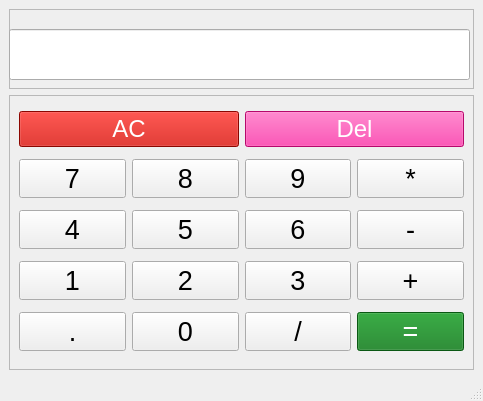
<?xml version="1.0" encoding="UTF-8"?>
<ui version="4.0">
 <class>MainWindow</class>
 <widget class="QMainWindow" name="MainWindow">
  <property name="geometry">
   <rect>
    <x>0</x>
    <y>0</y>
    <width>483</width>
    <height>401</height>
   </rect>
  </property>
  <property name="maximumSize">
   <size>
    <width>16777215</width>
    <height>16777215</height>
   </size>
  </property>
  <property name="windowTitle">
   <string>Calculator</string>
  </property>
  <widget class="QWidget" name="centralwidget">
   <layout class="QGridLayout" name="gridLayout_2">
    <item row="0" column="0">
     <widget class="QFrame" name="top_frame">
      <property name="maximumSize">
       <size>
        <width>16777215</width>
        <height>80</height>
       </size>
      </property>
      <property name="frameShape">
       <enum>QFrame::StyledPanel</enum>
      </property>
      <property name="frameShadow">
       <enum>QFrame::Raised</enum>
      </property>
      <widget class="QLineEdit" name="answer_box">
       <property name="geometry">
        <rect>
         <x>0</x>
         <y>20</y>
         <width>461</width>
         <height>51</height>
        </rect>
       </property>
       <property name="font">
        <font>
         <pointsize>18</pointsize>
        </font>
       </property>
       <property name="layoutDirection">
        <enum>Qt::RightToLeft</enum>
       </property>
       <property name="text">
        <string/>
       </property>
       <property name="alignment">
        <set>Qt::AlignRight|Qt::AlignTrailing|Qt::AlignVCenter</set>
       </property>
      </widget>
     </widget>
    </item>
    <item row="1" column="0">
     <widget class="QFrame" name="bottom_frame">
      <property name="font">
       <font>
        <pointsize>18</pointsize>
       </font>
      </property>
      <property name="frameShape">
       <enum>QFrame::StyledPanel</enum>
      </property>
      <property name="frameShadow">
       <enum>QFrame::Raised</enum>
      </property>
      <layout class="QGridLayout" name="gridLayout">
       <item row="2" column="2">
        <widget class="QPushButton" name="btn_6">
         <property name="font">
          <font>
           <pointsize>20</pointsize>
          </font>
         </property>
         <property name="text">
          <string>6</string>
         </property>
        </widget>
       </item>
       <item row="3" column="0">
        <widget class="QPushButton" name="btn_1">
         <property name="font">
          <font>
           <pointsize>20</pointsize>
          </font>
         </property>
         <property name="text">
          <string>1</string>
         </property>
        </widget>
       </item>
       <item row="4" column="3">
        <widget class="QPushButton" name="btn_equal">
         <property name="font">
          <font>
           <pointsize>20</pointsize>
          </font>
         </property>
         <property name="styleSheet">
          <string notr="true">background-color: rgb(14, 123, 26);
color: rgb(255, 255, 255);</string>
         </property>
         <property name="text">
          <string>=</string>
         </property>
        </widget>
       </item>
       <item row="1" column="0">
        <widget class="QPushButton" name="btn_7">
         <property name="font">
          <font>
           <pointsize>20</pointsize>
          </font>
         </property>
         <property name="text">
          <string>7</string>
         </property>
        </widget>
       </item>
       <item row="4" column="0">
        <widget class="QPushButton" name="btn_dot">
         <property name="font">
          <font>
           <pointsize>20</pointsize>
          </font>
         </property>
         <property name="text">
          <string>.</string>
         </property>
        </widget>
       </item>
       <item row="2" column="0">
        <widget class="QPushButton" name="btn_4">
         <property name="font">
          <font>
           <pointsize>20</pointsize>
          </font>
         </property>
         <property name="text">
          <string>4</string>
         </property>
        </widget>
       </item>
       <item row="1" column="2">
        <widget class="QPushButton" name="btn_9">
         <property name="font">
          <font>
           <pointsize>20</pointsize>
          </font>
         </property>
         <property name="text">
          <string>9</string>
         </property>
        </widget>
       </item>
       <item row="3" column="3">
        <widget class="QPushButton" name="btn_plus">
         <property name="font">
          <font>
           <pointsize>20</pointsize>
          </font>
         </property>
         <property name="text">
          <string>+</string>
         </property>
        </widget>
       </item>
       <item row="0" column="2" colspan="2">
        <widget class="QPushButton" name="btn_clear">
         <property name="styleSheet">
          <string notr="true">background-color: rgb(255, 11, 150);
color: rgb(255, 255, 255);</string>
         </property>
         <property name="text">
          <string>Del</string>
         </property>
        </widget>
       </item>
       <item row="1" column="1">
        <widget class="QPushButton" name="btn_8">
         <property name="font">
          <font>
           <pointsize>20</pointsize>
          </font>
         </property>
         <property name="text">
          <string>8</string>
         </property>
        </widget>
       </item>
       <item row="4" column="2">
        <widget class="QPushButton" name="pushButton_3">
         <property name="font">
          <font>
           <pointsize>20</pointsize>
          </font>
         </property>
         <property name="styleSheet">
          <string notr="true"/>
         </property>
         <property name="text">
          <string>/</string>
         </property>
        </widget>
       </item>
       <item row="3" column="1">
        <widget class="QPushButton" name="btn_2">
         <property name="font">
          <font>
           <pointsize>20</pointsize>
          </font>
         </property>
         <property name="text">
          <string>2</string>
         </property>
        </widget>
       </item>
       <item row="0" column="0" colspan="2">
        <widget class="QPushButton" name="btn_all_clear">
         <property name="styleSheet">
          <string notr="true">background-color: rgb(195, 9, 0);
color: rgb(255, 255, 255);</string>
         </property>
         <property name="text">
          <string>AC</string>
         </property>
        </widget>
       </item>
       <item row="2" column="3">
        <widget class="QPushButton" name="btn_minus">
         <property name="font">
          <font>
           <pointsize>20</pointsize>
          </font>
         </property>
         <property name="text">
          <string>-</string>
         </property>
        </widget>
       </item>
       <item row="1" column="3">
        <widget class="QPushButton" name="btn_mul">
         <property name="font">
          <font>
           <pointsize>20</pointsize>
          </font>
         </property>
         <property name="text">
          <string>*</string>
         </property>
        </widget>
       </item>
       <item row="3" column="2">
        <widget class="QPushButton" name="btn_3">
         <property name="font">
          <font>
           <pointsize>20</pointsize>
          </font>
         </property>
         <property name="text">
          <string>3</string>
         </property>
        </widget>
       </item>
       <item row="4" column="1">
        <widget class="QPushButton" name="btn_0">
         <property name="font">
          <font>
           <pointsize>20</pointsize>
          </font>
         </property>
         <property name="text">
          <string>0</string>
         </property>
        </widget>
       </item>
       <item row="2" column="1">
        <widget class="QPushButton" name="btn_5">
         <property name="font">
          <font>
           <pointsize>20</pointsize>
          </font>
         </property>
         <property name="text">
          <string>5</string>
         </property>
        </widget>
       </item>
      </layout>
     </widget>
    </item>
   </layout>
  </widget>
  <widget class="QStatusBar" name="statusbar"/>
 </widget>
 <resources/>
 <connections/>
</ui>
